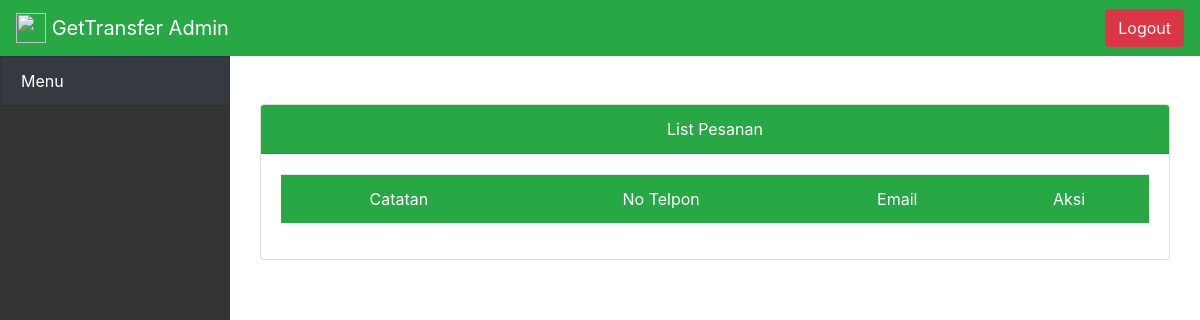
/admin/cek_pesanan.php, run on an earlier commit of the app's database.
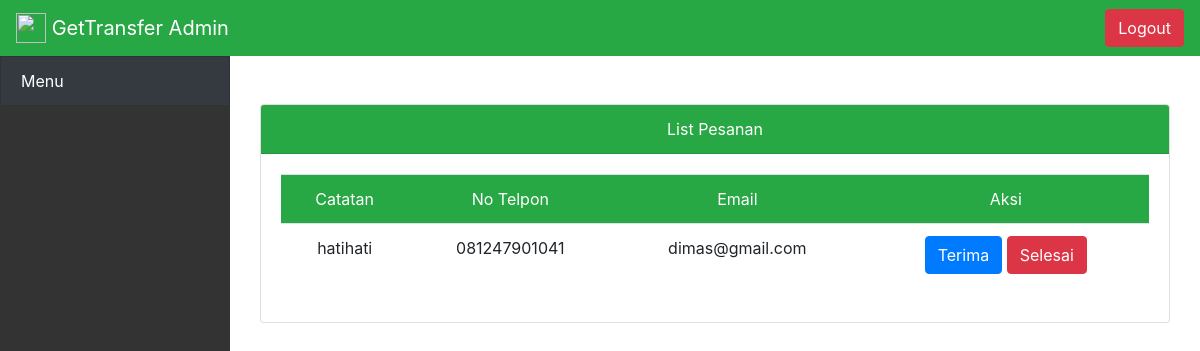
And on a later commit of the database.
### tables this page shows
CREATE TABLE `pesan` (
  `id_pesan` int(11) NOT NULL,
  `note` varchar(100) NOT NULL,
  `no_telp` varchar(14) NOT NULL,
  `email` varchar(100) NOT NULL
);

### config/functions.php (called while the page is built, shortened)
<?php
class functions {
	public $conn;
	public function __construct()
	{
		$this->conn = mysqli_connect("localhost","root","","db_rentalmobil");
		$this->baseurl = "http://localhost/get-transfer/";
	}
	public function query($query)
	{
		$get = mysqli_query($this->conn, $query);
		while ( $row = mysqli_fetch_assoc($get) ) {
			$rows[] = $row;
		}
		return $rows;
	}
	public function num_rows($query)
	{
		$get = mysqli_query($this->conn, $query);
		return mysqli_num_rows($get);
	}
	public function pesan_get($id_pesan = null)
	{
		if ($id_pesan == null) {
			$query = "SELECT * FROM pesan";
			if ( $this->num_rows($query) < 1 ) {
				return 3;
			} else {
				return $this->query($query);
			}
		}
	}
}

### admin/cek_pesanan.php (the view, shortened to what this page needs)
<?php
include '../config/functions.php';
$myfunc = new functions();
include 'templates/header.php';
$get = $myfunc->pesan_get();
?>
<div class="col">
<div class="content-section col-12 text-center mt-5">
	<div class="card">
		<div class="card-header bg-success text-white">
			List Pesanan
		</div>
		<div class="card-body">
			<div class="table-responsive">
				<table class="table">
					<thead class="bg-success text-white">
						<tr>
							<td>Catatan</td>
							<td>No Telpon</td>
							<td>Email</td>
							<td>Aksi</td>
						</tr>
					</thead>
					<tbody>
						<?php foreach ($get as $row): ?>
							 <tr>
							 	<td><?= $row['note']; ?></td>
							 	<td><?= $row['no_telp']; ?></td>
							 	<td><?= $row['email']; ?></td>
							 	<td>
							 		<a href="<?= $myfunc->baseurl ?>admin/payment_edit.php?id=<?= $row['id_pesan'] ?>" class="btn btn-primary">Terima</a>
							 		<a href="<?= $myfunc->baseurl ?>admin/cek_pesanan.php?selesai=<?= $row['id_pesan'] ?>" class="btn btn-danger" onclick="return confirm('yakin ?')">Selesai</a>
							 	</td>
							 </tr>
						<?php endforeach ?>
					</tbody>
				</table>
			</div>
		</div>
	</div>
</div>
</div>

### admin/templates/header.php (shortened to what this page needs)
<!DOCTYPE html>
<html>
<head>
	<link rel="stylesheet" type="text/css" href="assets/css/bootstrap.min.css">
	<link rel="stylesheet" type="text/css" href="assets/css/style.css">
</head>
<body>
	<nav class="navbar navbar-expand-md navbar-dark bg-success">
	  <a class="navbar-brand" href="index.php">
	    <img src="../assets/img/gettransok.png" width="30" height="30" class="d-inline-block align-top" alt="">
	    <span class="menu-collapsed">GetTransfer Admin</span>
	  </a>
	  <div class="collapse navbar-collapse" id="navbarNavDropdown">
	    <a href="../logout.php" class="btn btn-danger ml-auto">Logout</a>
	  </div>
	</nav>
	<div class="row" id="body-row">
	    <div id="sidebar-container" class="sidebar-expanded d-none d-md-block">
	        <ul class="list-group">
	            <a href="#submenu1" data-toggle="collapse" aria-expanded="false" class="bg-dark list-group-item list-group-item-action flex-column align-items-start">
	                <div class="d-flex w-100 justify-content-start align-items-center">
	                    <span class="menu-collapsed">Menu</span>
	                </div>
	            </a>
	        </ul>
	    </div>

### admin/templates/header.php (style rules this page uses)
#body-row { margin-left:0; margin-right:0; }
#sidebar-container { min-height: 100vh; background-color: #333; padding: 0; }
.sidebar-expanded { width: 230px; }
#sidebar-container .list-group a { height: 50px; color: white; }

What changed in the data, as far as the page shows it:
added pesan: note "hatihati", no_telp "081247901041", email "dimas@gmail.com"
